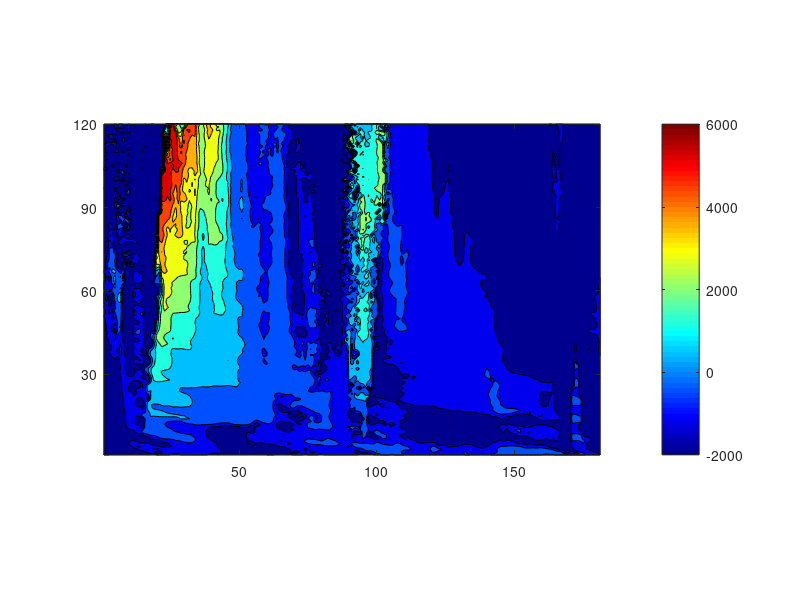

MATLAB code to generate this figure: (Note: this script raises an error after producing the figure.)
clc; clear;

%% load
% load op_slit_curve.mat
% load op_serp_curve.mat
load op_side_curve.mat
% load Compare_M_side_C_Serp.mat
U_map_curve = U_map;

clear max min Motion_lambda param_coefficient U_map;

% load op_slit_mat.mat
% load op_serp_mat.mat
load op_side_mat.mat
% load Compare_M_Slit_C_Serp.mat
% load Compare_M_Serp_C_Serp.mat
% load Compare_M_side_C_Serp.mat
% load 'Compare_M_side_C_Serp (2).mat'
U_map_mat = U_map;

clear max min Motion_lambda param_coefficient U_map;

U_map_curve = transpose(U_map_curve);
U_map_mat = transpose(U_map_mat);
%%
U_map_mat = squeeze(U_map_mat);
U_map_curve = squeeze(U_map_curve);

U_map_mat = max(U_map_mat, -2000);
U_map_curve = max(U_map_curve, -2000);

% U_map_mat = min(U_map_mat, 500);
% U_map_curve = min(U_map_curve, 500);

%%
figure; hAxes = gca;
contourf(U_map_curve);

pbaspect([1.5 1 0.8]);

colormap jet;
colorbar;

yticks(0:30:120);
yticklabels(["0","30","60","90","120"]);
a = get(gca,'YTickLabel');  
set(gca,'YTickLabel',a,'fontsize',11,'FontWeight','bold')

xticks(1:30:181);
xticklabels(["0","30","60","90","120","150","180"]);
a = get(gca,'XTickLabel');  
set(gca,'XTickLabel',a,'fontsize',11,'FontWeight','bold')

xline(31,LineWidth=1,LineStyle="--",Color=[0.8 0.8 0.8]);
xline(61,LineWidth=1,LineStyle="--",Color=[0.8 0.8 0.8]);
xline(91,LineWidth=1,LineStyle="--",Color=[0.8 0.8 0.8]);
xline(121,LineWidth=1,LineStyle="--",Color=[0.8 0.8 0.8]);
xline(151,LineWidth=1,LineStyle="--",Color=[0.8 0.8 0.8]);

yline(31,LineWidth=1,LineStyle="--",Color=[0.8 0.8 0.8]);
yline(61,LineWidth=1,LineStyle="--",Color=[0.8 0.8 0.8]);
yline(91,LineWidth=1,LineStyle="--",Color=[0.8 0.8 0.8]);

xlabel("Temporal parameter (rad)","FontSize",13,"FontName","arial","FontWeight","bold");
ylabel("Spatial parameter (degree)","FontSize",13,"FontName","arial","FontWeight","bold");

%%
figure; hAxes = gca;
contourf(U_map_mat);

pbaspect([1.5 1 0.8]);

colormap jet;
colorbar;

yticks(0:30:120);
yticklabels(["0","30","60","90","120"]);
a = get(gca,'YTickLabel');  
set(gca,'YTickLabel',a,'fontsize',11,'FontWeight','bold')

xticks(1:30:181);
xticklabels(["0","30","60","90","120","150","180"]);
a = get(gca,'XTickLabel');  
set(gca,'XTickLabel',a,'fontsize',11,'FontWeight','bold')

xline(31,LineWidth=1,LineStyle="--",Color=[0.8 0.8 0.8]);
xline(61,LineWidth=1,LineStyle="--",Color=[0.8 0.8 0.8]);
xline(91,LineWidth=1,LineStyle="--",Color=[0.8 0.8 0.8]);
xline(121,LineWidth=1,LineStyle="--",Color=[0.8 0.8 0.8]);
xline(151,LineWidth=1,LineStyle="--",Color=[0.8 0.8 0.8]);

yline(31,LineWidth=1,LineStyle="--",Color=[0.8 0.8 0.8]);
yline(61,LineWidth=1,LineStyle="--",Color=[0.8 0.8 0.8]);
yline(91,LineWidth=1,LineStyle="--",Color=[0.8 0.8 0.8]);

xlabel("Temporal parameter (rad)","FontSize",13,"FontName","arial","FontWeight","bold");
ylabel("Spatial parameter (degree)","FontSize",13,"FontName","arial","FontWeight","bold");
%% 상관계수 비교

norm_U_mat = normalize(U_map_mat);
norm_U_curve = normalize(U_map_curve);

corr2(norm_U_mat, norm_U_curve)